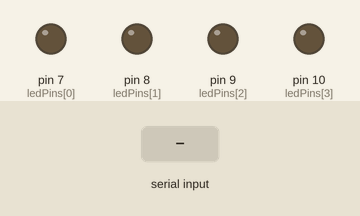
Simulated run of this sketch. Board: Arduino Uno, built with avr-gcc and run on an emulated ATmega328P. Shown: output pins drawn as LEDs (lit = HIGH). The test bench sets the inputs (shaded band).

Above: at 1.2 s.
1.3 s: "30,150\n" received over Serial
At 2.1 s:
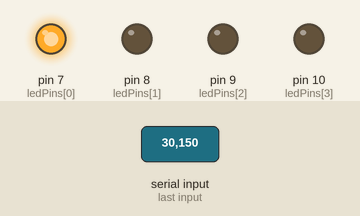
3.8 s: "90,45\n" received over Serial
At 4.5 s:
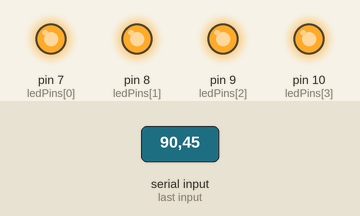
6.3 s: "200\n" received over Serial
At 7.1 s:
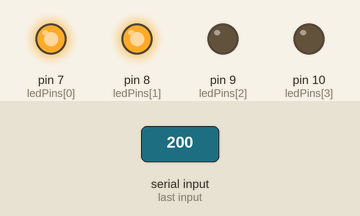
Timing chart, 0 to 9.3 s (numbered marks = the images above; inputs shaded):
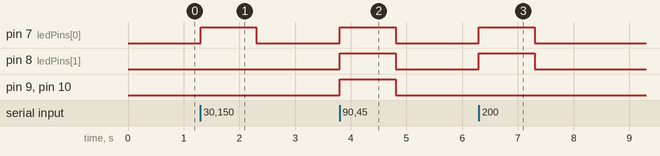

The sketch:

led_bar_graph.ino
```cpp
// FINAL ARDUINO CODE FOR A NON-BLOCKING LED BAR GRAPH

// Array to hold the pin numbers for our LEDs. This makes the code cleaner.
const int ledPins[] = {7, 8, 9, 10};
const int numLeds = 4; // The total number of LEDs we are using

char input;

// --- Variables for the non-blocking timer ---
bool ledsAreOn = false;           // A flag to check if the LEDs are currently lit
unsigned long timeLedsTurnedOn;   // Stores the time when the LEDs were lit
const long ledOnDuration = 1000;  // How long the LEDs should stay on (1000ms = 1s)


void setup() {
  Serial.begin(9600); // Start serial communication

  // Use a loop to set all our LED pins to OUTPUT mode
  for (int i = 0; i < numLeds; i++) {
    pinMode(ledPins[i], OUTPUT);
  }
}

void loop() {
  // --- PART 1: Check for a new command from Python ---
  if (Serial.available() > 0) {
    input = Serial.read();

    // Check if the input is a number from '1' to '4'
    if (input >= '1' && input <= '4') {
      // Convert the character ('1', '2', etc.) to an actual number (1, 2, etc.)
      int numToLight = input - '0';
      setLedBarGraph(numToLight);
    }
  }

  // --- PART 2: Always check if the LEDs need to be turned off ---
  // This runs continuously, without blocking the code.
  if (ledsAreOn && (millis() - timeLedsTurnedOn >= ledOnDuration)) {
    clearLeds(); // If 1 second has passed, turn them off
  }
}

// Function to turn on the correct number of LEDs
void setLedBarGraph(int count) {
  clearLeds(); // Start by turning all LEDs off

  // Turn on the LEDs from the beginning of the array up to the count
  for (int i = 0; i < count; i++) {
    digitalWrite(ledPins[i], HIGH);
  }

  ledsAreOn = true; // Set our flag to true
  timeLedsTurnedOn = millis(); // Record the current time to start the 1-second timer
}

// Function to turn all LEDs off
void clearLeds() {
  for (int i = 0; i < numLeds; i++) {
    digitalWrite(ledPins[i], LOW);
  }
  ledsAreOn = false; // Reset our flag
}
```

Measured:
- after the input at 1.3 s, pin 7 (ledPins[0]): LOW → HIGH at once, → LOW 1.0 s later
- after the input at 3.8 s, pin 7 (ledPins[0]), pin 8 (ledPins[1]), pin 9 (ledPins[2]), pin 10 (ledPins[3]): LOW → HIGH at once, → LOW 1.0 s later
- after the input at 6.3 s, pin 7 (ledPins[0]), pin 8 (ledPins[1]): LOW → HIGH at once, → LOW 1.0 s later
